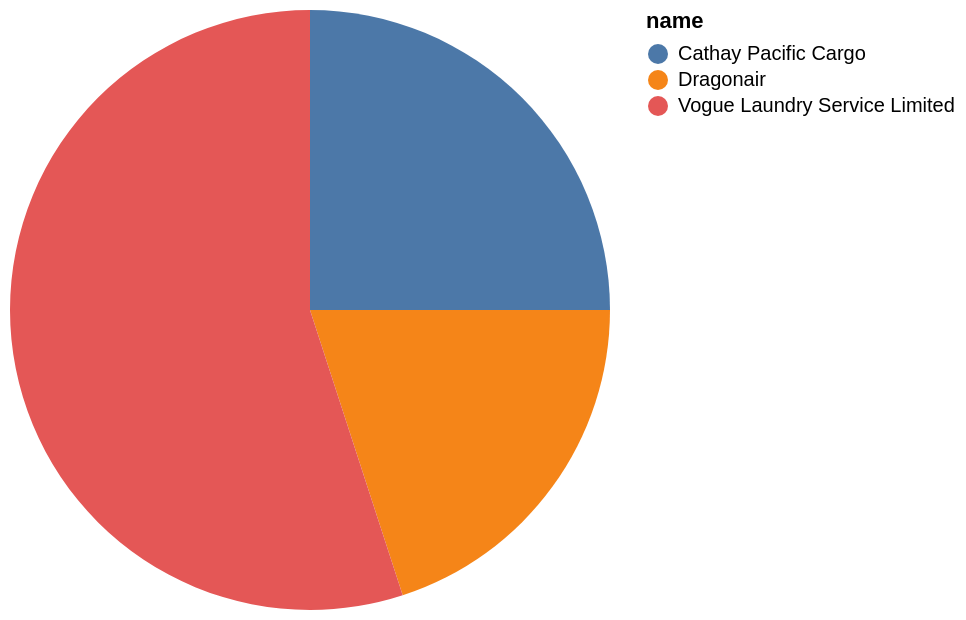

Source (Vega-Lite JSON):
### Vega-Lite specification from a JSON file in a GitHub repository (floating-point values rounded to 4 significant figures)
{"data": {"values": [{"x_data": "Dragonair", "y_data": 4}, {"x_data": "Cathay Pacific Cargo", "y_data": 5}, {"x_data": "Vogue Laundry Service Limited", "y_data": 11}]}, "mark": "arc", "encoding": {"theta": {"field": "y_data", "type": "quantitative", "title": "id"}, "color": {"field": "x_data", "type": "nominal", "title": "name"}}}
